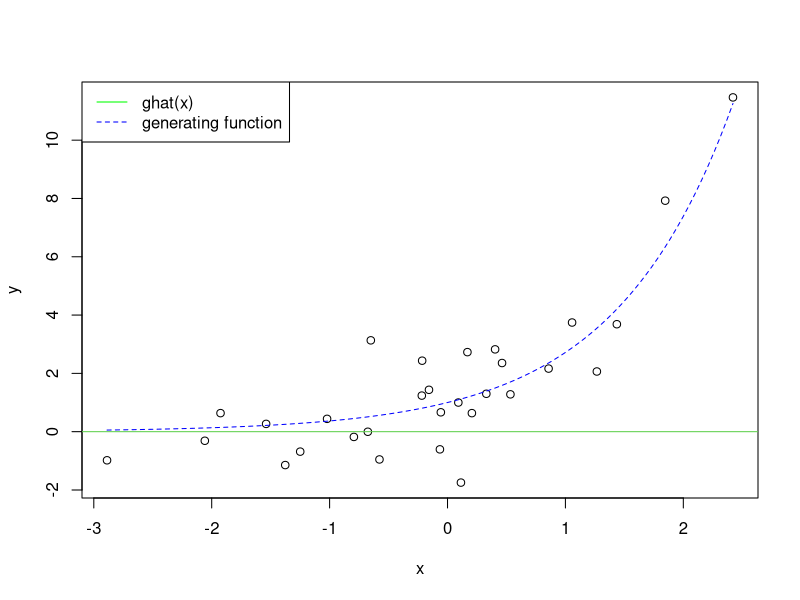
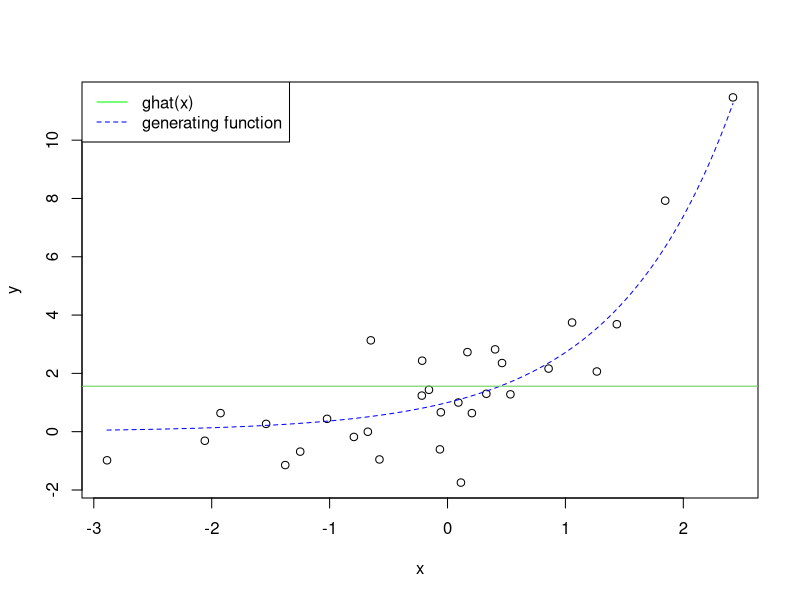
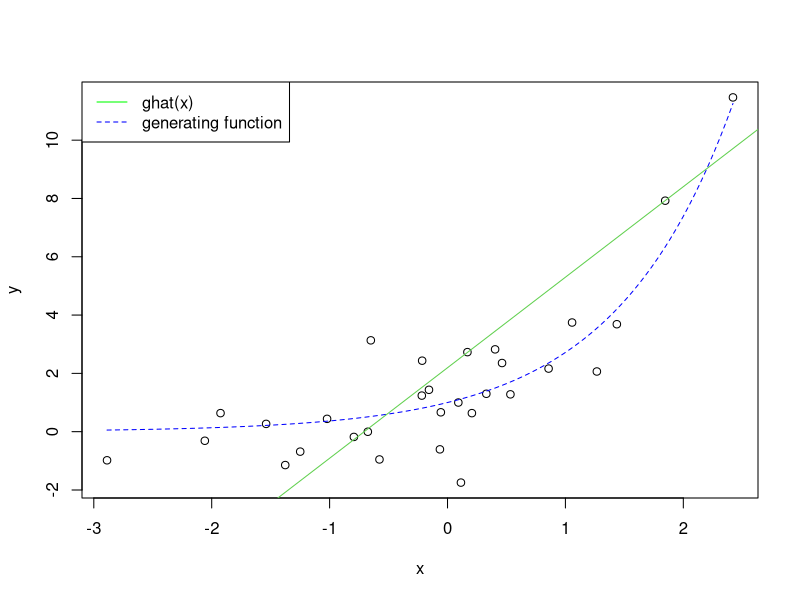
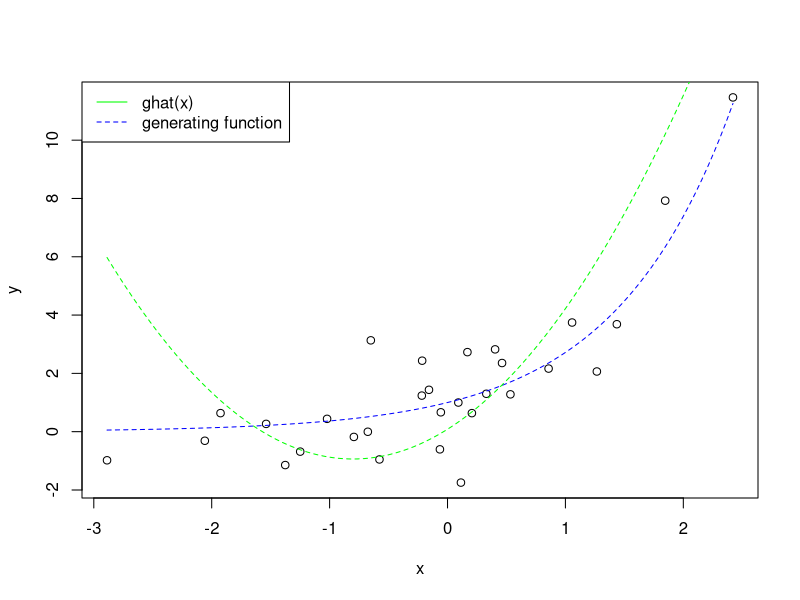
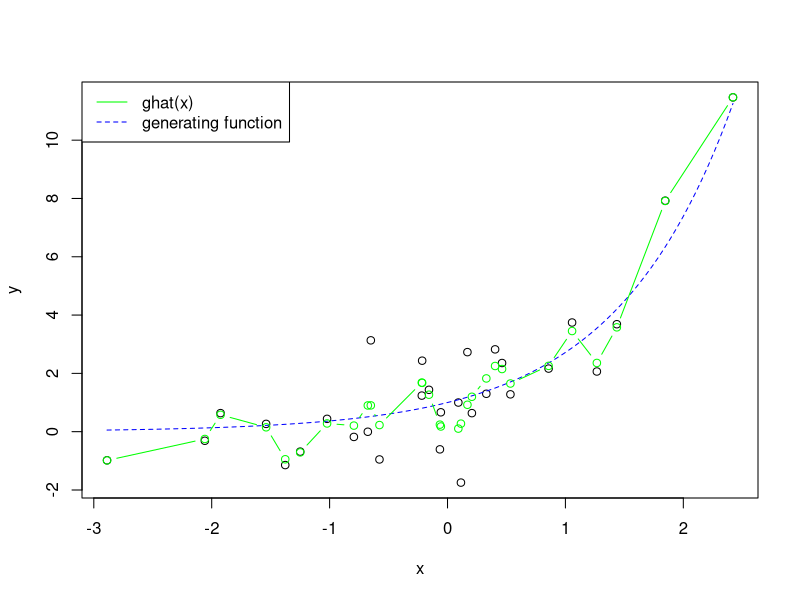

Write R code to recreate these figures, in order. (Note: this script raises an error after producing the figures.)
#1
x <- rnorm(30, 0,1)
err <- rnorm(30,0,1)
gx <- exp(x)
y <- gx + err
fun <- function(x){exp(x)}

#1a
plot(x, y)
curve(fun, col = "blue", add = TRUE, lty="dashed")
abline(a=0, b=0, col = 3)
legend("topleft",legend=c("ghat(x)", "generating function"), col= c("green", "blue"), lty=1:2)

#1b
g2 <- sum(y)/30
plot(x, y)
curve(fun, col = "blue", add = TRUE, lty="dashed")
abline(a=g2, b = 0, col = 3)
legend("topleft",legend=c("ghat(x)", "generating function"), col= c("green", "blue"), lty=1:2)

#1c 
vals <- lm(y ~ x)
#coefficents = 2.194379 + 3.105231x
plot(x,y)
curve(fun, col = "blue", add = TRUE, lty="dashed")
abline(a=2.194379, b = 3.105231, col = 3)
legend("topleft",legend=c("ghat(x)", "generating function"), col= c("green", "blue"), lty=1:2)

#1d
xsq = x^2
vals1d <- lm(y ~ x + xsq)
fun1d <- function(x){
  return(1.58870890*x^2 + 2.5476450*x + 0.08390203)
}
plot(x,y)
curve(fun, col = "blue", add = TRUE, lty="dashed")
curve(fun1d, col = "green", add = TRUE, lty = "dashed")
legend("topleft",legend=c("ghat(x)", "generating function"), col= c("green", "blue"), lty=1:2)

#1e
smoothing <- smooth.spline(x,y, all.knots = TRUE, lambda = 0.000001)
fitted <- predict(smoothing, x = seq(min(x) - 0.02, max(x) + 0.02, by = 0.00001))
plot(x,y)
curve(fun, col = "blue", add = TRUE, lty="dashed")
points(smoothing$x, smoothing$y, col = "green", lty = 1, type = "b")
legend("topleft",legend=c("ghat(x)", "generating function"), col= c("green", "blue"), lty=1:2)

#4a
data4a <- Wage
